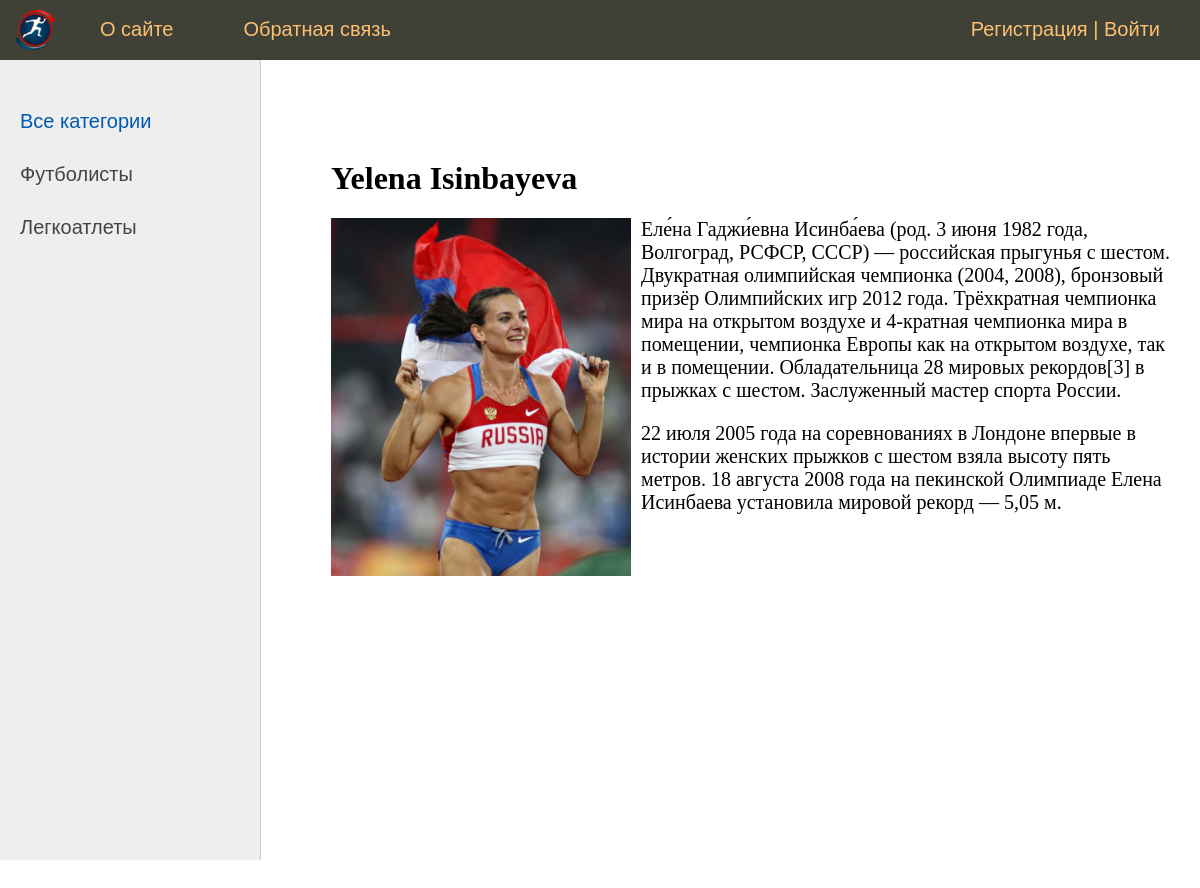
The page /post/yelena-isinbayeva/ on the database its author committed.
### athlete/models.py (models this page shows, shortened)
class AthleteSport(models.Model):
    name = models.CharField(max_length=255)
    slug = models.SlugField(unique=True)
    def get_absolute_url(self):
        return reverse('sport', kwargs={'sport_slug': self.slug})

class Athlete(models.Model):
    name = models.CharField(max_length=255, verbose_name='Имя')
    slug = models.SlugField(unique=True, verbose_name='URL')
    age = models.IntegerField(verbose_name='Возраст')
    content = models.TextField(verbose_name='Описание')
    photo = models.ImageField(upload_to='athlete/', verbose_name='Фото')
    created_at = models.DateTimeField(auto_now_add=True, verbose_name='Дата создания')
    updated_at = models.DateTimeField(auto_now=True, verbose_name='Дата изменения')
    sport = models.ForeignKey('AthleteSport', on_delete=models.PROTECT, verbose_name='Вид спорта', default='')
    def __str__(self):
        return self.name
    class Meta:
        ordering = ['updated_at']

### athlete/views.py (the view)
# urls.py: path('post/<slug:post_slug>/', ShowPost.as_view(), name='post'),
class ShowPost(DataMixin, DetailView):
    model = Athlete
    template_name = 'athlete/post.html'
    context_object_name = 'post'
    slug_url_kwarg = 'post_slug'
    def get_context_data(self, *, object_list=None, **kwargs):
        context = super().get_context_data(**kwargs)
        c_def = self.get_user_context(title=context['post'])
        return context|c_def

### athlete/utils.py (called while the page is built)
    def get_user_context(self, **kwargs):
        context = kwargs
        sports = AthleteSport.objects.annotate(Count('athlete'))
        user_menu = menu.copy()
        if not self.request.user.is_authenticated:
            user_menu.pop(1)
        context['menu'] = user_menu
        context['sports'] = sports
        if 'sport_selected' not in context:
            context['sport_selected'] = 0
        return context

### athlete/templates/athlete/post.html
{% extends 'athlete/base.html' %}
{% block content %}
<h1>{{ post.name }}</h1>
{% if post.photo %}
<p><img class='img-article-left' src="{{post.photo.url}}" ></p>
{% endif %}
{{post.content|linebreaks}}
{% endblock %}

### athlete/templates/athlete/base.html (shortened to what this page needs)
{% load static %}
<!DOCTYPE html>
<html>
<head>
	<link type="text/css" href="{% static 'athlete/css/styles.css' %}" rel="stylesheet" />
</head>
<body>
{% block mainmenu %}
		<div class="header">
			<ul id="mainmenu" class="mainmenu">
			<li class="logo"><a href="{% url 'home' %}"><div class="logo"></div></a></li>
{% for m in menu %}
	<li><a href="{% url m.url_name %}">{{m.title}}</a></li>
{% endfor %}
			{% if request.user.is_authenticated %}
				<li class="last"> {{ user.username }} | <a href="{% url 'logout' %}">Выйти</a> </li>
			{% else %}
				<li class="last"><a href="{% url 'register' %}">Регистрация</a> | <a href="{% url 'login' %}">Войти</a></li>
			{% endif %}
			</ul>
		</div>
{% endblock mainmenu %}
<table class="table-content" border=0 cellpadding="0" cellspacing="0">
<tr>
	<td valign="top" class="left-chapters">
	<ul id="leftchapters">
{% if sport_selected == 0 %}
		<li class="selected">Все категории</li>
{% else %}
		<li><a href="{% url 'home' %}">Все категории</a></li>
{% endif %}
{% for s in sports %}
{% if s.athlete__count > 0 %}
	{% if s.pk == sport_selected %}
		<li class="selected">{{s.name}}</li>
	{% else %}
		<li><a href="{{ s.get_absolute_url }}">{{s.name}}</a></li>
	{% endif %}
{% endif %}
{% endfor %}
	</ul>
</td>
<td valign="top" class="content">
	<div class="content-text">
{% block content %}
{% endblock %}
	</div>
</td></tr></table>
</body>
</html>

### athlete/static/athlete/css/styles.css (style rules this page uses)
html, body { font-family: 'Arial'; margin: 0; padding: 0; height: 100%; width: 100%; color: #444; }
a { color: #0059b2; text-decoration: none; }
img { max-width: 600px; height: auto; }
img.img-article-left { max-width: 300px; height: auto; float: left; padding: 0 10px 10px 0; }
.header { background: #3F4137; height: 60px; }
.logo { background: url('../images/logo.png') no-repeat 10px 5px; width: 70px; height: 60px; }
ul.mainmenu { list-style: none; margin: 0; padding: 0; height: 60px; color: #fdc073; font-size: 20px; overflow: hidden; }
ul.mainmenu li { float: left; margin: 18px 40px 0 30px; }
ul.mainmenu li.logo { margin: 0; }
ul.mainmenu li.last { float: right; }
ul.mainmenu li a { color: #fdc073; text-decoration: none; }
.table-content { width: 100%; min-height: 100%; height: 100%; }
.left-chapters { margin: 0; background: #eee; border-right: 1px solid #ccc; min-height: 100%; }
.left-chapters ul { width: 230px; min-height: 100%; margin: 0; padding: 20px 10px 10px 20px; list-style: none; font-size: 20px; }
.left-chapters ul li { margin: 30px 0 0 0; color: #999; }
.left-chapters ul li.selected { color: #0059b2; }
.left-chapters ul li a { color: #444; text-decoration: none; }
.content { padding: 40px 20px 20px 40px; width: 100%; box-sizing: border-box; }
.content-text { margin: 60px 0 0 30px; color: #000; font-size: 20px; font-family: Yandex Sans Display Light; }
.content-text h1 { font-size: 32px; }

### rows shown on the page
AthleteSport: name "Футболисты"
AthleteSport: name "Легкоатлеты"
Athlete: name "Yelena Isinbayeva", photo (picture), content "Еле́на Гаджи́евна Исинба́ева (род. 3 июня 1982 года, Волгоград, РСФСР, СССР) — российская прыгунья с шестом. Двукратная олимпийская чемпионка (2004, 2008), бронзовый призёр Олимпийских игр 2012 года. Трёхкратная чемпионка мира на открытом воздухе и 4-кратная чемпионка мира в помещении, чемпионка Европы как на открытом воздухе, так и в помещении. Обладательница 28 мировых рекордов[3] в прыжках с шестом. Заслуженный мастер спорта России. 22 июля 2005 года на соревнованиях в Лондоне впервые в истории женских прыжков с шестом взяла высоту пять метров. 18 августа 2008 года на пекинской Олимпиаде Елена Исинбаева установила мировой рекорд — 5,05 м."

### other values the page prints
{{ m.title }} "О сайте" "Обратная связь"
